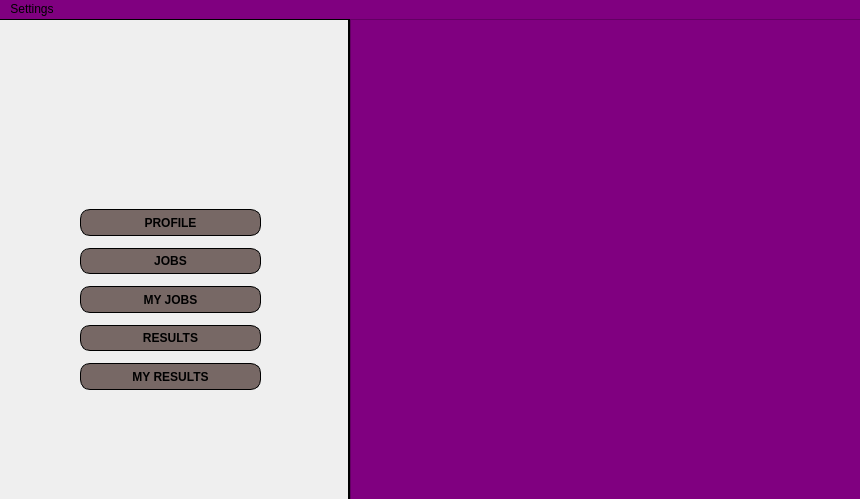
<?xml version="1.0" encoding="UTF-8"?>
<ui version="4.0">
 <class>EvaluatorMain</class>
 <widget class="QMainWindow" name="EvaluatorMain">
  <property name="geometry">
   <rect>
    <x>0</x>
    <y>0</y>
    <width>860</width>
    <height>499</height>
   </rect>
  </property>
  <property name="windowTitle">
   <string>MainWindow</string>
  </property>
  <property name="windowIcon">
   <iconset resource="../resources.qrc">
    <normaloff>:/images/evaluation_cropped.png</normaloff>:/images/evaluation_cropped.png</iconset>
  </property>
  <widget class="QWidget" name="centralwidget_eval_main">
   <widget class="Line" name="separator_2">
    <property name="geometry">
     <rect>
      <x>340</x>
      <y>0</y>
      <width>20</width>
      <height>521</height>
     </rect>
    </property>
    <property name="font">
     <font>
      <pointsize>10</pointsize>
      <weight>50</weight>
      <bold>false</bold>
     </font>
    </property>
    <property name="styleSheet">
     <string notr="true">background-color:transparent;</string>
    </property>
    <property name="frameShadow">
     <enum>QFrame::Plain</enum>
    </property>
    <property name="lineWidth">
     <number>5</number>
    </property>
    <property name="orientation">
     <enum>Qt::Vertical</enum>
    </property>
   </widget>
   <widget class="Line" name="line">
    <property name="geometry">
     <rect>
      <x>0</x>
      <y>-10</y>
      <width>351</width>
      <height>20</height>
     </rect>
    </property>
    <property name="font">
     <font>
      <pointsize>10</pointsize>
     </font>
    </property>
    <property name="styleSheet">
     <string notr="true">background-color: transparent;</string>
    </property>
    <property name="frameShadow">
     <enum>QFrame::Plain</enum>
    </property>
    <property name="lineWidth">
     <number>2</number>
    </property>
    <property name="orientation">
     <enum>Qt::Horizontal</enum>
    </property>
   </widget>
   <widget class="QFrame" name="frame">
    <property name="geometry">
     <rect>
      <x>350</x>
      <y>0</y>
      <width>811</width>
      <height>561</height>
     </rect>
    </property>
    <property name="sizePolicy">
     <sizepolicy hsizetype="Expanding" vsizetype="Expanding">
      <horstretch>0</horstretch>
      <verstretch>0</verstretch>
     </sizepolicy>
    </property>
    <property name="styleSheet">
     <string notr="true">background-color:#800080	;</string>
    </property>
    <property name="frameShape">
     <enum>QFrame::StyledPanel</enum>
    </property>
    <property name="frameShadow">
     <enum>QFrame::Raised</enum>
    </property>
   </widget>
   <widget class="QLabel" name="user_icon">
    <property name="geometry">
     <rect>
      <x>130</x>
      <y>70</y>
      <width>91</width>
      <height>91</height>
     </rect>
    </property>
    <property name="sizePolicy">
     <sizepolicy hsizetype="Fixed" vsizetype="Fixed">
      <horstretch>0</horstretch>
      <verstretch>0</verstretch>
     </sizepolicy>
    </property>
    <property name="minimumSize">
     <size>
      <width>50</width>
      <height>50</height>
     </size>
    </property>
    <property name="text">
     <string/>
    </property>
    <property name="pixmap">
     <pixmap resource="../resources.qrc">:/images/default_prof_image.png</pixmap>
    </property>
    <property name="scaledContents">
     <bool>true</bool>
    </property>
    <property name="alignment">
     <set>Qt::AlignCenter</set>
    </property>
   </widget>
   <widget class="QWidget" name="verticalLayoutWidget">
    <property name="geometry">
     <rect>
      <x>80</x>
      <y>190</y>
      <width>181</width>
      <height>181</height>
     </rect>
    </property>
    <layout class="QVBoxLayout" name="vertical_but_layout">
     <property name="spacing">
      <number>12</number>
     </property>
     <property name="sizeConstraint">
      <enum>QLayout::SetDefaultConstraint</enum>
     </property>
     <property name="leftMargin">
      <number>0</number>
     </property>
     <property name="topMargin">
      <number>0</number>
     </property>
     <item>
      <widget class="QPushButton" name="but_profile">
       <property name="sizePolicy">
        <sizepolicy hsizetype="Preferred" vsizetype="Preferred">
         <horstretch>0</horstretch>
         <verstretch>0</verstretch>
        </sizepolicy>
       </property>
       <property name="styleSheet">
        <string notr="true">background-color: #776865;
border-style: outset;
border-radius: 10px;
border-color: black;
font: bold 12px;
border-width: 1px;</string>
       </property>
       <property name="text">
        <string>PROFILE</string>
       </property>
      </widget>
     </item>
     <item>
      <widget class="QPushButton" name="but_jobs">
       <property name="sizePolicy">
        <sizepolicy hsizetype="Preferred" vsizetype="Preferred">
         <horstretch>0</horstretch>
         <verstretch>0</verstretch>
        </sizepolicy>
       </property>
       <property name="layoutDirection">
        <enum>Qt::LeftToRight</enum>
       </property>
       <property name="styleSheet">
        <string notr="true">background-color: #776865;
border-style: outset;
border-radius: 10px;
border-color: black;
font: bold 12px;
border-width: 1px;</string>
       </property>
       <property name="text">
        <string>JOBS</string>
       </property>
      </widget>
     </item>
     <item>
      <widget class="QPushButton" name="but_myJobs">
       <property name="sizePolicy">
        <sizepolicy hsizetype="Preferred" vsizetype="Preferred">
         <horstretch>0</horstretch>
         <verstretch>0</verstretch>
        </sizepolicy>
       </property>
       <property name="styleSheet">
        <string notr="true">background-color: #776865;
border-style: outset;
border-radius: 10px;
border-color: black;
font: bold 12px;
border-width: 1px;</string>
       </property>
       <property name="text">
        <string>MY JOBS</string>
       </property>
      </widget>
     </item>
     <item>
      <widget class="QPushButton" name="but_results">
       <property name="sizePolicy">
        <sizepolicy hsizetype="Preferred" vsizetype="Preferred">
         <horstretch>0</horstretch>
         <verstretch>0</verstretch>
        </sizepolicy>
       </property>
       <property name="styleSheet">
        <string notr="true">background-color: #776865;
border-style: outset;
border-radius: 10px;
border-color: black;
font: bold 12px;
border-width: 1px;</string>
       </property>
       <property name="text">
        <string>RESULTS</string>
       </property>
      </widget>
     </item>
     <item>
      <widget class="QPushButton" name="but_myResults">
       <property name="sizePolicy">
        <sizepolicy hsizetype="Preferred" vsizetype="Preferred">
         <horstretch>0</horstretch>
         <verstretch>0</verstretch>
        </sizepolicy>
       </property>
       <property name="styleSheet">
        <string notr="true">background-color: #776865;
border-style: outset;
border-radius: 10px;
border-color: black;
font: bold 12px;
border-width: 1px;</string>
       </property>
       <property name="text">
        <string>MY RESULTS</string>
       </property>
      </widget>
     </item>
    </layout>
   </widget>
  </widget>
  <widget class="QMenuBar" name="menubar">
   <property name="geometry">
    <rect>
     <x>0</x>
     <y>0</y>
     <width>860</width>
     <height>20</height>
    </rect>
   </property>
   <property name="styleSheet">
    <string notr="true">background-color:#800080	;</string>
   </property>
   <widget class="QMenu" name="menuSettings">
    <property name="styleSheet">
     <string notr="true">background-color:#800080	;</string>
    </property>
    <property name="title">
     <string>Settings</string>
    </property>
    <addaction name="actionLog_Out"/>
    <addaction name="actionExit"/>
   </widget>
   <addaction name="menuSettings"/>
  </widget>
  <action name="actionLog_Out">
   <property name="text">
    <string>Log Out</string>
   </property>
  </action>
  <action name="actionExit">
   <property name="text">
    <string>Exit</string>
   </property>
  </action>
 </widget>
 <resources>
  <include location="../resources.qrc"/>
 </resources>
 <connections/>
</ui>
